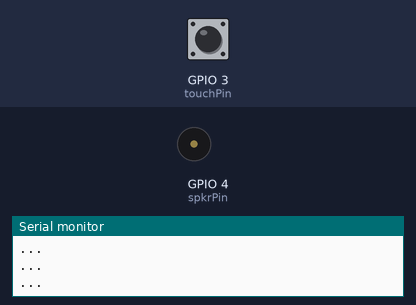
Simulated run of this sketch. Board: ESP32. Parts: buzzer (waves = sounding), the last lines printed to the serial monitor. The test bench sets the inputs (shaded band); at power-on: GPIO 3 (touchPin) LOW.

Above: at 1.8 s.
1.9 s: GPIO 3 (touchPin) pulled HIGH for 0.6 s
At 2.4 s:
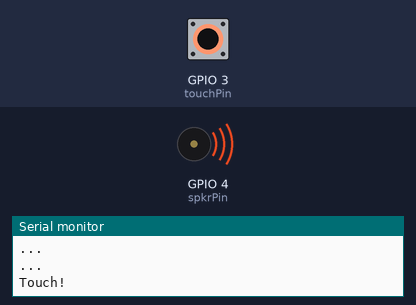
5.5 s: GPIO 3 (touchPin) pulled HIGH for 1 s
At 8.9 s:
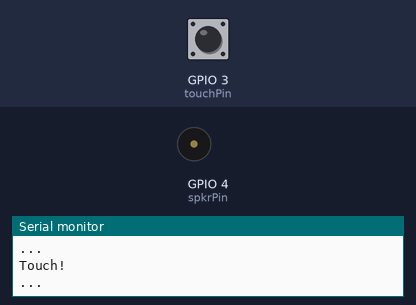
9.5 s: GPIO 3 (touchPin) pulled HIGH for 3.2 s
At 10.0 s:
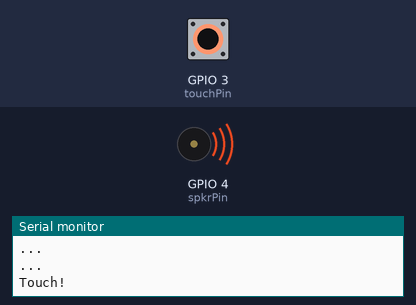
Timing chart, 0 to 16.5 s (numbered marks = the images above; inputs shaded):
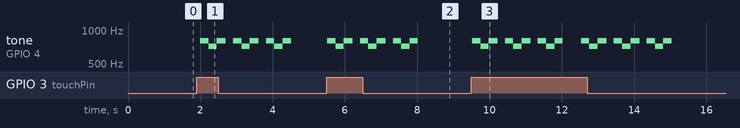

Measured:
- after the input at 1.9 s, tone on GPIO 4 (spkrPin): silent → 806 Hz after 0.10 s, then repeats every 0.91 s: 718 Hz 0.23 s, 806 Hz 0.25 s, silent 0.20 s, 806 Hz 0.23 s
- after the input at 5.5 s, tone on GPIO 4 (spkrPin): silent → 806 Hz at once, then repeats every 0.91 s: 718 Hz 0.23 s, 806 Hz 0.25 s, silent 0.20 s, 806 Hz 0.23 s, until it stays silent from 8.0 s
- after the input at 9.5 s, tone on GPIO 4 (spkrPin): plays 806 Hz for 0.23 s, 718 Hz for 0.23 s, 806 Hz for 0.25 s, 806 Hz for 0.23 s, 718 Hz for 0.23 s, 806 Hz for 0.25 s … (18 notes in this stretch), starting at once

The sketch:

03_Touch-Speaker.ino
```cpp
const int touchPin = 3; //3:ConnectorA 4:ConnectorB
const int spkrPin = 4; //3:ConnectorA 4:ConnectorB

#define C4 806.964
#define D4 718.923

void playmusic(){
  ledcWriteTone(spkrPin,C4);
  delay(230);
  ledcWriteTone(spkrPin,0);
  ledcWriteTone(spkrPin,D4);
  delay(230);
  ledcWriteTone(spkrPin,0);
  ledcWriteTone(spkrPin,C4);
  delay(250);
  ledcWriteTone(spkrPin,0);
  delay(200);
  ledcWriteTone(spkrPin,C4);
  delay(230);
  ledcWriteTone(spkrPin,0);
  ledcWriteTone(spkrPin,D4);
  delay(230);
  ledcWriteTone(spkrPin,0);
  ledcWriteTone(spkrPin,C4);
  delay(250);
  ledcWriteTone(spkrPin,0);
  delay(200);
  ledcWriteTone(spkrPin,C4);
  delay(230);
  ledcWriteTone(spkrPin,0);
  ledcWriteTone(spkrPin,D4);
  delay(230);
  ledcWriteTone(spkrPin,0);
  ledcWriteTone(spkrPin,C4);
  delay(230);
  ledcWriteTone(spkrPin,0);
}

void setup() {
  Serial.begin(115200);
  pinMode(touchPin, INPUT);
  pinMode(spkrPin, OUTPUT);
  ledcAttach(spkrPin, 12000, 8); //Pin setting(Pin num, Max frequency, Resolution)
}

void loop() {
  if (digitalRead(touchPin)==HIGH) {
    Serial.println("Touch!");
    playmusic();
  } else {
    Serial.println("...");
  }
  delay(500);
}
```
